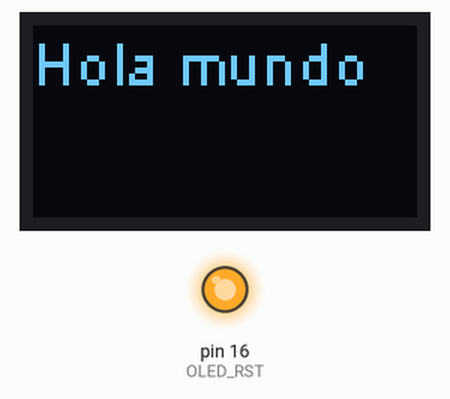
Simulated run of this sketch. Board: Arduino Uno, built with avr-gcc and run on an emulated ATmega328P. Shown: 64×32 one-colour display, output pins drawn as LEDs (lit = HIGH).

Above: at 0.1 s.

The sketch:

oledv2.ino
```cpp
#include <Wire.h>
#include "SSD1306Wire.h"

#define OLED_DIR  0x3c
#define OLED_SDA  4
#define OLED_SCL  15
#define OLED_RST  16

SSD1306Wire display(OLED_DIR, OLED_SDA, OLED_SCL, GEOMETRY_64_32);

void setup() {
  pinMode(OLED_RST, OUTPUT);
  digitalWrite(OLED_RST, LOW);
  delay(50);
  digitalWrite(OLED_RST, HIGH);
  display.init();
  display.flipScreenVertically();
  display.clear();
}
void loop() {
  display.drawString(0, 0, "Hola mundo");
  display.display();
}
```
